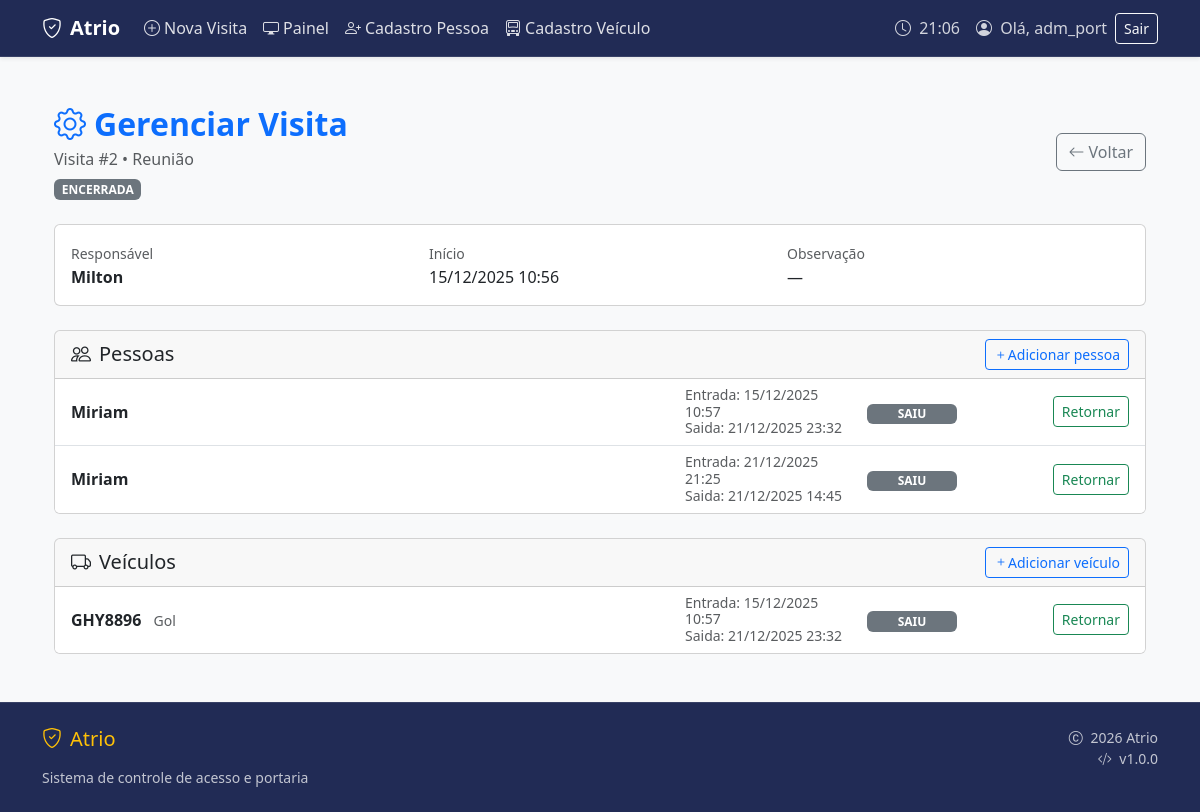
/visitas/2/ (signed in), run on the app's committed database.
### apps/visitas/models.py (models this page shows, shortened)
class GrupoVisita(models.Model):
    data_entrada = models.DateTimeField(auto_now_add=True)
    data_saida = models.DateTimeField(blank=True, null=True)
    autorizado_por = models.CharField(max_length=200, blank=True, null=True)
    motivo = models.CharField(max_length=200, blank=True, null=True)
    observacao = models.TextField(blank=True, null=True)

class VisitaPessoa(models.Model):
    grupo = models.ForeignKey(
        GrupoVisita,
        on_delete=models.CASCADE,
        related_name="pessoas"
    )
    pessoa = models.ForeignKey(
        "pessoas.Pessoa",
        on_delete=models.CASCADE
    )
    data_entrada = models.DateTimeField(auto_now_add=True)
    data_saida = models.DateTimeField(blank=True, null=True)

class VisitaVeiculo(models.Model):
    grupo = models.ForeignKey(
        GrupoVisita,
        on_delete=models.CASCADE,
        related_name="veiculos"
    )
    veiculo = models.ForeignKey(
        "veiculos.Veiculo",
        on_delete=models.CASCADE
    )
    data_entrada = models.DateTimeField(auto_now_add=True)
    data_saida = models.DateTimeField(blank=True, null=True)

### apps/pessoas/models.py (models this page shows, shortened)
class Pessoa(models.Model):
    TIPO_CHOICES = [
        ("visitante", "Visitante"),
        ("funcionario", "Funcionário"),
        ("motorista", "Motorista"),
    ]
    nome = models.CharField(max_length=200)
    empresa = models.CharField(max_length=200, blank=True, null=True)
    tipo = models.CharField(max_length=20, choices=TIPO_CHOICES, blank=True, null=True)
    observacao = models.TextField(blank=True, null=True)
    criado_em = models.DateTimeField(auto_now_add=True)
    class Meta:
        app_label = "pessoas"

### apps/veiculos/models.py (models this page shows, shortened)
class Veiculo(models.Model):
    placa = models.CharField(max_length=7, unique=True)
    modelo = models.CharField(max_length=100, blank=True, null=True)
    cor = models.CharField(max_length=50, blank=True, null=True)
    empresa = models.CharField(max_length=200, blank=True, null=True)
    tipo = models.CharField(max_length=50, blank=True, null=True)
    observacao = models.TextField(blank=True, null=True)
    criado_em = models.DateTimeField(auto_now_add=True)
    class Meta:
        app_label = "veiculos"

### apps/ui/views.py (the view)
# urls.py: path('visitas/<int:id>/', views.gerenciar_visita, name='gerenciar_visita'),
@login_required
def gerenciar_visita(request, id):
    visita = get_object_or_404(GrupoVisita, pk=id)
    pessoas = VisitaPessoa.objects.filter(grupo=visita).select_related("pessoa")
    veiculos = VisitaVeiculo.objects.filter(grupo=visita).select_related("veiculo")
    return render(request, "ui/gerenciar_visita.html", {
        "visita": visita,
        "pessoas": pessoas,
        "veiculos": veiculos,
    })

### apps/ui/templates/ui/gerenciar_visita.html (shortened to what this page needs)
{% extends "ui/base.html" %}
{% load static %}
{% block content %}
<div class="container-fluid py-4">
  <div class="d-flex justify-content-between align-items-center mb-4">
    <div>
      <h2 class="fw-bold text-primary mb-1">
        <i class="bi bi-gear me-2"></i>Gerenciar Visita
      </h2>
      <p class="text-muted mb-0">
        Visita #{{ visita.id }} • {{ visita.motivo }}
      </p>
      {% if visita.data_saida %}
        <span class="badge bg-secondary mt-2">ENCERRADA</span>
      {% else %}
        <span class="badge bg-success mt-2">ABERTA</span>
      {% endif %}
    </div>
    <div class="d-flex gap-2">
      <a href="{% url 'ui:visitas' %}" class="btn btn-outline-secondary" id="btnVoltarVisitas" data-default-url="{% url 'ui:visitas' %}">
        <i class="bi bi-arrow-left me-1"></i>Voltar
      </a>
    </div>
  </div>
  <div class="card mb-4">
    <div class="card-body">
      <div class="row g-3">
        <div class="col-md-4">
          <small class="text-muted">Responsável</small>
          <div class="fw-semibold">{{ visita.autorizado_por }}</div>
        </div>
        <div class="col-md-4">
          <small class="text-muted">Início</small>
          <div>{{ visita.data_entrada|date:"d/m/Y H:i" }}</div>
        </div>
        <div class="col-md-4">
          <small class="text-muted">Observação</small>
          <div>{{ visita.observacao|default:"—" }}</div>
        </div>
      </div>
    </div>
  </div>
  <div class="card mb-4">
    <div class="card-header d-flex justify-content-between align-items-center">
      <h5 class="mb-0">
        <i class="bi bi-people me-2"></i>Pessoas
      </h5>
      <button
        id="btnAddPessoaGerenciar"
        class="btn btn-sm btn-outline-primary"
        onclick="mostrarBuscaPessoa()">
        <i class="bi bi-plus"></i>Adicionar pessoa
      </button>
    </div>
    <ul class="list-group list-group-flush">
      {% for p in pessoas %}
        <li class="list-group-item">
          <div class="linha-visita">
            <div class="col-nome">
              <strong>{{ p.pessoa.nome }}</strong>
            </div>
            <div class="col-datas text-muted small">
              <div>Entrada: {{ p.data_entrada|date:"d/m/Y H:i" }}</div>
              <div>Saida: {{ p.data_saida|date:"d/m/Y H:i"|default:"-" }}</div>
            </div>
            <div class="col-status">
              {% if p.data_saida %}
                <span class="badge bg-secondary status-badge">SAIU</span>
              {% else %}
                <span class="badge bg-success status-badge">DENTRO</span>
              {% endif %}
            </div>
            <div class="col-acao">
              {% if p.data_saida %}
                <button class="btn btn-sm btn-outline-success"
                        onclick="registrarEntradaPessoa({{ p.id }})">
                  Retornar
                </button>
              {% else %}
                <button class="btn btn-sm btn-outline-danger"
                        onclick="registrarSaidaPessoa({{ p.id }})">
                  Registrar saída
                </button>
              {% endif %}
            </div>
          </div>
        </li>
      {% endfor %}
    </ul>
  </div>
  <div class="card">
    <div class="card-header d-flex justify-content-between align-items-center">
      <h5 class="mb-0">
        <i class="bi bi-truck me-2"></i>Veículos
      </h5>
      <button
        id="btnAddVeiculoGerenciar"
        class="btn btn-sm btn-outline-primary"
        onclick="mostrarBuscaVeiculo()">
        <i class="bi bi-plus"></i>Adicionar veículo
      </button>
    </div>
    <ul class="list-group list-group-flush">
      {% for v in veiculos %}
        <li class="list-group-item">
          <div class="linha-visita">
            <div class="col-nome">
              <strong>{{ v.veiculo.placa }}</strong>
              <small class="text-muted ms-2">{{ v.veiculo.modelo }}</small>
            </div>
            <div class="col-datas text-muted small">
              <div>Entrada: {{ v.data_entrada|date:"d/m/Y H:i" }}</div>
              <div>Saida: {{ v.data_saida|date:"d/m/Y H:i"|default:"-" }}</div>
            </div>
            <div class="col-status">
              {% if v.data_saida %}
                <span class="badge bg-secondary status-badge">SAIU</span>
              {% else %}
                <span class="badge bg-success status-badge">DENTRO</span>
              {% endif %}
            </div>
            <div class="col-acao">
              {% if v.data_saida %}
                <button class="btn btn-sm btn-outline-success"
                        onclick="registrarEntradaVeiculo({{ v.id }})">
                  Retornar
                </button>
              {% else %}
                <button class="btn btn-sm btn-outline-danger"
                        onclick="registrarSaidaVeiculo({{ v.id }})">
                  Registrar saída
                </button>
              {% endif %}
            </div>
          </div>
        </li>
      {% endfor %}
    </ul>
  </div>
</div>
{% endblock %}

### apps/ui/templates/ui/base.html (shortened to what this page needs)
{% load static %}
<!DOCTYPE html>
<html lang="pt-BR">
<head>
  <link href="https://cdn.jsdelivr.net/npm/bootstrap@5.3.3/dist/css/bootstrap.min.css" rel="stylesheet">
  <link href="https://cdn.jsdelivr.net/npm/bootstrap-icons@1.11.3/font/bootstrap-icons.min.css" rel="stylesheet">
  <link rel="stylesheet" href="{% static 'css/estilos.css' %}">
</head>
<body class="d-flex flex-column min-vh-100 bg-light">
<nav class="navbar navbar-expand-lg navbar-dark navbar-custom shadow-sm">
  <div class="container">
    <a class="navbar-brand fw-bold" href="{% url 'ui:painel' %}">
      <i class="bi bi-shield-check me-2"></i>Atrio
    </a>
    <div class="collapse navbar-collapse" id="navbarNav">
      <ul class="navbar-nav me-auto">
        <li class="nav-item">
          <a class="nav-link {% if request.resolver_match.url_name == 'nova_visita' %}active{% endif %}"
             href="{% url 'ui:nova_visita' %}">
            <i class="bi bi-plus-circle me-1"></i>Nova Visita
          </a>
        </li>
        <li class="nav-item">
          <a class="nav-link {% if request.resolver_match.url_name == 'painel' %}active{% endif %}"
             href="{% url 'ui:painel' %}">
            <i class="bi bi-display me-1"></i>Painel
          </a>
        </li>
        <li class="nav-item">
          <a class="nav-link {% if request.resolver_match.url_name == 'cadastro_pessoa' %}active{% endif %}"
             href="{% url 'ui:cadastro_pessoa' %}">
            <i class="bi bi-person-plus me-1"></i>Cadastro Pessoa
          </a>
        </li>
        <li class="nav-item">
          <a class="nav-link {% if request.resolver_match.url_name == 'cadastro_veiculo' %}active{% endif %}"
             href="{% url 'ui:cadastro_veiculo' %}">
            <i class="bi bi-truck-front me-1"></i>Cadastro Veículo
          </a>
        </li>
      </ul>
      <div class="d-flex align-items-center gap-3">
        <div class="navbar-text d-none d-lg-block">
          <i class="bi bi-clock me-1"></i>
          <span id="currentTime">{{ now|date:"H:i" }}</span>
        </div>
        {% if request.user.is_authenticated %}
          <div class="d-none d-lg-flex align-items-center gap-2">
            <div class="navbar-text">
              <i class="bi bi-person-circle me-1"></i>
              Olá, {{ request.user.get_full_name|default:request.user.username }}
            </div>
            <form method="post" action="{% url 'logout' %}" class="d-inline">
              <button type="submit" class="btn btn-sm btn-outline-light">
                Sair
              </button>
            </form>
          </div>
        {% else %}
          <a class="btn btn-sm btn-outline-light" href="{% url 'login' %}">
            Entrar
          </a>
        {% endif %}
      </div>
    </div>
  </div>
</nav>
<main class="container py-4 flex-grow-1">
  {% block content %}{% endblock %}
</main>
<footer class="footer-custom footer mt-auto text-light py-4">
  <div class="container">
    <div class="row">
      <div class="col-md-6">
        <h5 class="text-warning mb-3">
          <i class="bi bi-shield-check me-2"></i>Atrio
        </h5>
        <p class="small text-light mb-0 opacity-75">
          Sistema de controle de acesso e portaria
        </p>
      </div>
      <div class="col-md-6 text-md-end">
        <p class="small text-light mb-0 opacity-75">
          <i class="bi bi-c-circle me-1"></i> {% now "Y" %} Atrio
        </p>
        <p class="small text-light opacity-75 mb-0">
          <i class="bi bi-code-slash me-1"></i> v1.0.0
        </p>
      </div>
    </div>
  </div>
</footer>
</body>
</html>

### apps/ui/static/css/estilos.css (style rules this page uses)
:root { --info-color: #0dcaf0; --system-online: #198754; --system-offline: #dc3545; --warning-bg: #fff3cd; --warning-border: #ffc107; --critical-bg: #f8d7da; --critical-border: #dc3545; }
.navbar-custom { background-color: #212b55 !important; border-bottom: 1px solid rgba(255, 255, 255, 0.1); }
.footer-custom { background-color: #212b55 !important; border-top: 1px solid rgba(255, 255, 255, 0.1); }
.navbar-custom .nav-link { color: rgba(255, 255, 255, 0.85) !important; transition: all 0.2s ease; }
.navbar-custom .navbar-brand { color: #fff !important; }
.navbar-custom .navbar-text { color: rgba(255, 255, 255, 0.8) !important; }

### apps/ui/templates/ui/gerenciar_visita.html (style rules this page uses)
.linha-visita { display: grid; grid-template-columns: 1fr 170px 90px 160px; align-items: center; column-gap: 12px; }
.col-nome { min-width: 0; white-space: nowrap; overflow: hidden; text-overflow: ellipsis; }
.status-badge { display: inline-block; width: 90px; text-align: center; }
.col-acao { text-align: right; }
.col-datas { line-height: 1.2; }

### data on the page
GrupoVisita: id "2", motivo "Reunião", autorizado_por "Milton", data_entrada "15/12/2025 10:56", observacao "—"
VisitaPessoa: pessoa.nome "Miriam", data_entrada "15/12/2025 10:57", data_saida "21/12/2025 23:32", shows "SAIU"
VisitaPessoa: pessoa.nome "Miriam", data_entrada "21/12/2025 21:25", data_saida "21/12/2025 14:45", shows "SAIU"
VisitaVeiculo: veiculo.placa "GHY8896", veiculo.modelo "Gol", data_entrada "15/12/2025 10:57", data_saida "21/12/2025 23:32", shows "SAIU"

### other printed values
{{ request.user.get_full_name|default:request.user.username }} "adm_port"
